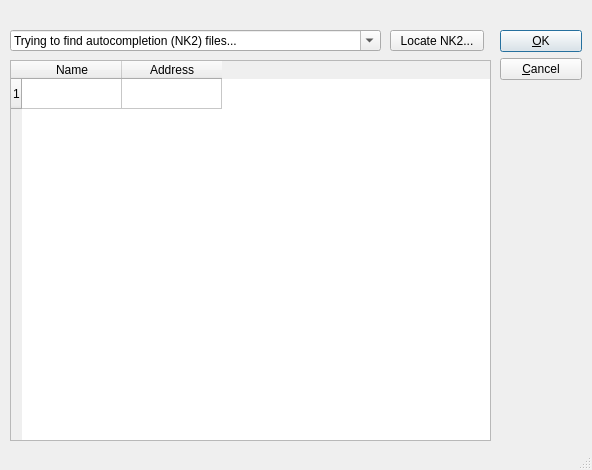
<ui version="4.0" >
 <class>debunk2</class>
 <widget class="QDialog" name="debunk2" >
  <property name="geometry" >
   <rect>
    <x>0</x>
    <y>0</y>
    <width>592</width>
    <height>470</height>
   </rect>
  </property>
  <property name="windowTitle" >
   <string>debuNK2</string>
  </property>
  <property name="sizeGripEnabled" >
   <bool>true</bool>
  </property>
  <widget class="QWidget" name="Layout5" >
   <property name="geometry" >
    <rect>
     <x>500</x>
     <y>30</y>
     <width>82</width>
     <height>410</height>
    </rect>
   </property>
   <layout class="QVBoxLayout" >
    <property name="margin" >
     <number>0</number>
    </property>
    <property name="spacing" >
     <number>6</number>
    </property>
    <item>
     <widget class="QPushButton" name="buttonOk" >
      <property name="text" >
       <string>&amp;OK</string>
      </property>
      <property name="shortcut" >
       <string/>
      </property>
      <property name="autoDefault" >
       <bool>true</bool>
      </property>
      <property name="default" >
       <bool>true</bool>
      </property>
     </widget>
    </item>
    <item>
     <widget class="QPushButton" name="buttonCancel" >
      <property name="text" >
       <string>&amp;Cancel</string>
      </property>
      <property name="shortcut" >
       <string/>
      </property>
      <property name="autoDefault" >
       <bool>true</bool>
      </property>
     </widget>
    </item>
    <item>
     <spacer>
      <property name="orientation" >
       <enum>Qt::Vertical</enum>
      </property>
      <property name="sizeType" >
       <enum>QSizePolicy::Expanding</enum>
      </property>
      <property name="sizeHint" >
       <size>
        <width>20</width>
        <height>20</height>
       </size>
      </property>
     </spacer>
    </item>
   </layout>
  </widget>
  <widget class="QComboBox" name="nk2Location" >
   <property name="geometry" >
    <rect>
     <x>10</x>
     <y>30</y>
     <width>371</width>
     <height>21</height>
    </rect>
   </property>
   <property name="acceptDrops" >
    <bool>true</bool>
   </property>
   <property name="editable" >
    <bool>true</bool>
   </property>
   <property name="autoCompletion" >
    <bool>true</bool>
   </property>
   <property name="duplicatesEnabled" >
    <bool>false</bool>
   </property>
   <item>
    <property name="text" >
     <string>Trying to find autocompletion (NK2) files...</string>
    </property>
   </item>
  </widget>
  <widget class="QPushButton" name="nk2Locator" >
   <property name="geometry" >
    <rect>
     <x>390</x>
     <y>30</y>
     <width>94</width>
     <height>21</height>
    </rect>
   </property>
   <property name="text" >
    <string>Locate NK2...</string>
   </property>
  </widget>
  <widget class="QTableWidget" name="parsedTable" >
   <property name="geometry" >
    <rect>
     <x>10</x>
     <y>60</y>
     <width>481</width>
     <height>381</height>
    </rect>
   </property>
   <property name="dragEnabled" >
    <bool>true</bool>
   </property>
   <property name="alternatingRowColors" >
    <bool>true</bool>
   </property>
   <row>
    <property name="text" >
     <string>1</string>
    </property>
   </row>
   <column>
    <property name="text" >
     <string>Name</string>
    </property>
   </column>
   <column>
    <property name="text" >
     <string>Address</string>
    </property>
   </column>
  </widget>
 </widget>
 <layoutdefault spacing="6" margin="11" />
 <pixmapfunction>qPixmapFromMimeSource</pixmapfunction>
 <tabstops>
  <tabstop>nk2Location</tabstop>
  <tabstop>nk2Locator</tabstop>
  <tabstop>parsedTable</tabstop>
  <tabstop>buttonOk</tabstop>
  <tabstop>buttonCancel</tabstop>
 </tabstops>
 <resources/>
 <connections>
  <connection>
   <sender>buttonOk</sender>
   <signal>clicked()</signal>
   <receiver>debunk2</receiver>
   <slot>accept()</slot>
   <hints>
    <hint type="sourcelabel" >
     <x>501</x>
     <y>31</y>
    </hint>
    <hint type="destinationlabel" >
     <x>20</x>
     <y>20</y>
    </hint>
   </hints>
  </connection>
  <connection>
   <sender>buttonCancel</sender>
   <signal>clicked()</signal>
   <receiver>debunk2</receiver>
   <slot>reject()</slot>
   <hints>
    <hint type="sourcelabel" >
     <x>501</x>
     <y>64</y>
    </hint>
    <hint type="destinationlabel" >
     <x>20</x>
     <y>20</y>
    </hint>
   </hints>
  </connection>
 </connections>
</ui>
